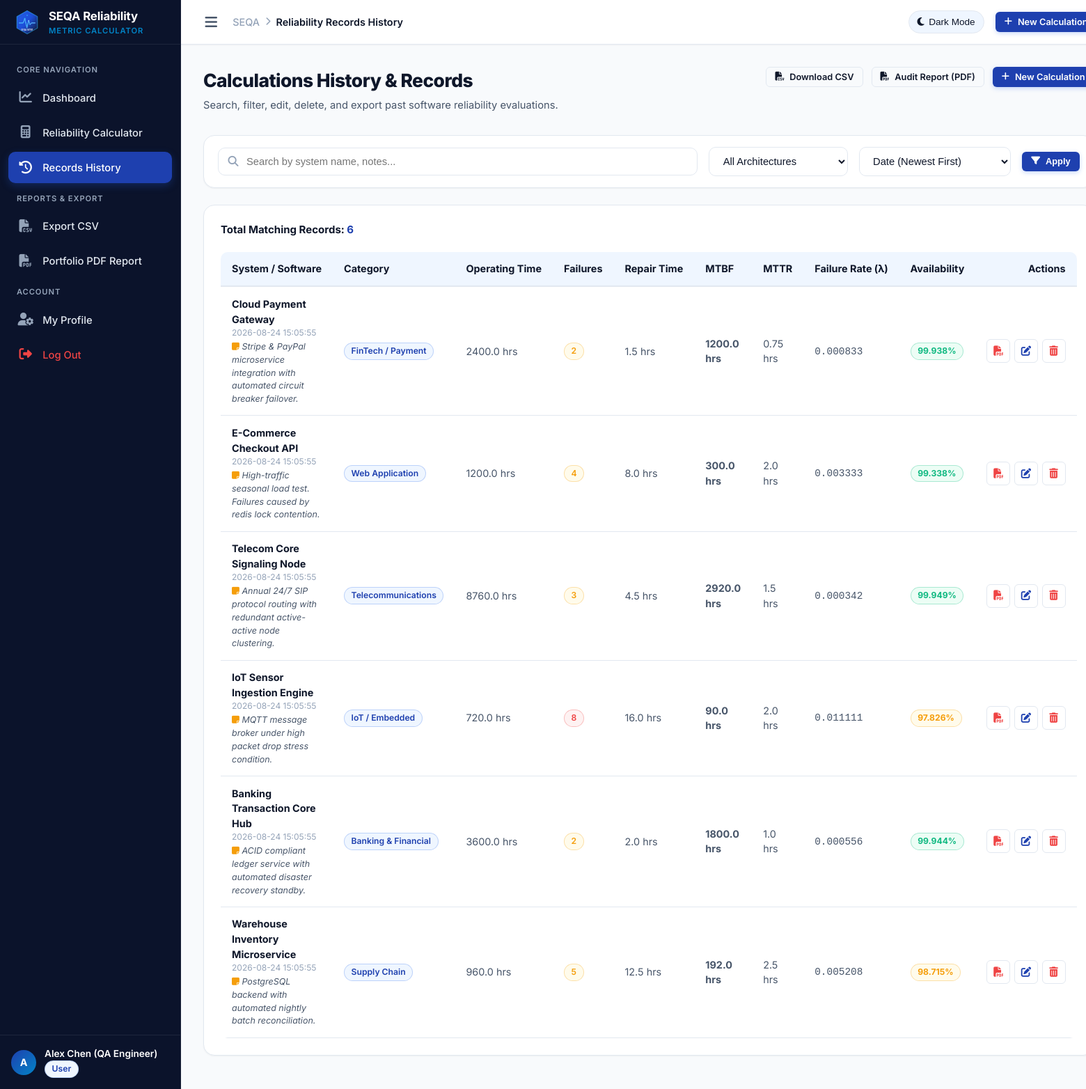
The app's page /history (signed in) with its own data.
### tables this page shows
CREATE TABLE users (
            id INTEGER PRIMARY KEY AUTOINCREMENT,
            name TEXT NOT NULL,
            email TEXT UNIQUE NOT NULL,
            password TEXT NOT NULL,
            role TEXT DEFAULT 'user',
            created_at TIMESTAMP DEFAULT CURRENT_TIMESTAMP
        );

CREATE TABLE reliability_records (
            id INTEGER PRIMARY KEY AUTOINCREMENT,
            user_id INTEGER NOT NULL,
            system_name TEXT NOT NULL,
            category TEXT DEFAULT 'General Software',
            operating_time REAL NOT NULL,
            failures INTEGER NOT NULL,
            repair_time REAL NOT NULL,
            mtbf REAL NOT NULL,
            mttr REAL NOT NULL,
            failure_rate REAL NOT NULL,
            availability REAL NOT NULL,
            notes TEXT,
            created_at TIMESTAMP DEFAULT CURRENT_TIMESTAMP,
            updated_at TIMESTAMP DEFAULT CURRENT_TIMESTAMP,
            FOREIGN KEY (user_id) REFERENCES users (id) ON DELETE CASCADE
        );

### routes.py (the view)
@main_bp.route('/history')
@login_required
def history():
    user_id = session['user_id']
    is_admin = session.get('user_role') == 'admin'
    search = request.args.get('search', '').strip()
    category = request.args.get('category', 'All').strip()
    sort_by = request.args.get('sort_by', 'created_at')
    sort_order = request.args.get('sort_order', 'DESC')
    page = request.args.get('page', 1, type=int)
    per_page = request.args.get('per_page', 8, type=int)
    query_user_id = None if (is_admin and request.args.get('view_all') == '1') else user_id
    total_records = models.count_records(user_id=query_user_id, search=search, category=category)
    total_pages = max(1, (total_records + per_page - 1) // per_page)
    page = max(1, min(page, total_pages))
    offset = (page - 1) * per_page
    records = models.get_records(
        user_id=query_user_id,
        search=search,
        category=category,
        sort_by=sort_by,
        sort_order=sort_order,
        limit=per_page,
        offset=offset
    )
    return render_template(
        'history.html',
        records=records,
        total_records=total_records,
        current_page=page,
        total_pages=total_pages,
        per_page=per_page,
        search=search,
        category=category,
        sort_by=sort_by,
        sort_order=sort_order,
        is_admin=is_admin,
        view_all=request.args.get('view_all', '0')
    )

### models.py (called while the page is built)
def get_db(db_path=None):
    path = db_path or DB_FILE
    conn = sqlite3.connect(path)
    conn.row_factory = sqlite3.Row
    conn.execute("PRAGMA foreign_keys = ON")
    return conn

def get_user_by_id(user_id, db_path=None):
    conn = get_db(db_path)
    cursor = conn.cursor()
    cursor.execute("SELECT * FROM users WHERE id = ?", (user_id,))
    user = cursor.fetchone()
    conn.close()
    return user

def count_records(user_id=None, search=None, category=None, db_path=None):
    conn = get_db(db_path)
    cursor = conn.cursor()
    query = "SELECT COUNT(*) AS total FROM reliability_records r WHERE 1=1"
    params = []
    if user_id is not None:
        query += " AND r.user_id = ?"
        params.append(user_id)
    if search:
        query += " AND (r.system_name LIKE ? OR r.notes LIKE ? OR r.category LIKE ?)"
        pattern = f"%{search.strip()}%"
        params.extend([pattern, pattern, pattern])
    if category and category != 'All':
        query += " AND r.category = ?"
        params.append(category.strip())
    cursor.execute(query, params)
    total = cursor.fetchone()['total']
    conn.close()
    return total

### routes.py (called while the page is built)
def login_required(f):
    @wraps(f)
    def decorated_function(*args, **kwargs):
        if 'user_id' not in session:
            flash("Please log in to access this page.", "warning")
            return redirect(url_for('main.login', next=request.url))
        return f(*args, **kwargs)
    return decorated_function

@main_bp.app_context_processor
def inject_global_vars():
    user = None
    if 'user_id' in session:
        user = models.get_user_by_id(session['user_id'])
    return {
        'current_user': user,
        'current_year': datetime.now().year,
        'app_name': "Software Reliability Metric Calculator",
        'subject_code': "SEQA - CS601"
    }

### templates/history.html (shortened to what this page needs)
{% extends "base.html" %}
{% block page_name %}Reliability Records History{% endblock %}
{% block content %}
<div class="page-header">
  <div>
    <h1 class="page-title">Calculations History & Records</h1>
    <p class="page-subtitle">Search, filter, edit, delete, and export past software reliability evaluations.</p>
  </div>
  <div style="display: flex; gap: 0.75rem; flex-wrap: wrap;">
    <a href="{{ url_for('main.export_csv') }}" class="btn btn-outline btn-sm">
      <i class="fas fa-file-csv"></i> Download CSV
    </a>
    <a href="{{ url_for('main.export_summary_pdf') }}" class="btn btn-outline btn-sm">
      <i class="fas fa-file-pdf"></i> Audit Report (PDF)
    </a>
    <a href="{{ url_for('main.calculator') }}" class="btn btn-primary btn-sm">
      <i class="fas fa-plus"></i> New Calculation
    </a>
  </div>
</div>
<div class="card" style="margin-bottom: 1.5rem; padding: 1rem 1.25rem;">
  <div style="display: flex; gap: 1rem; flex-wrap: wrap; align-items: center; justify-content: space-between;">
    <div style="flex: 1; min-width: 260px; position: relative;">
      <div class="input-group">
        <input type="text" id="historySearchInput" class="form-control input-with-icon"
               placeholder="Search by system name, notes..." value="{{ search }}">
      </div>
    </div>
    <div style="min-width: 180px;">
      <select id="historyCategoryFilter" class="form-control">
        <option value="All" {% if category == 'All' or not category %}selected{% endif %}>All Architectures</option>
      </select>
    </div>
    <div style="min-width: 180px;">
      <select id="historySortBy" class="form-control">
        <option value="created_at-DESC" {% if sort_by == 'created_at' and sort_order == 'DESC' %}selected{% endif %}>Date (Newest First)</option>
      </select>
    </div>
    <button type="button" class="btn btn-primary btn-sm" onclick="applyFilters()">
      <i class="fas fa-filter"></i> Apply
    </button>
  </div>
</div>
<div class="card">
  <div class="card-header">
    <div style="font-weight: 700; color: var(--text-primary);">
      Total Matching Records: <span style="color: var(--primary);">{{ total_records }}</span>
    </div>
  </div>
  <div class="table-responsive">
    <table class="data-table">
      <thead>
        <tr>
          <th>System / Software</th>
          <th>Category</th>
          <th>Operating Time</th>
          <th>Failures</th>
          <th>Repair Time</th>
          <th>MTBF</th>
          <th>MTTR</th>
          <th>Failure Rate (&lambda;)</th>
          <th>Availability</th>
          <th style="text-align: right;">Actions</th>
        </tr>
      </thead>
      <tbody>
        {% for r in records %}
        <tr id="row-{{ r.id }}" {% if request.args.get('highlight')|int == r.id %}style="background-color: var(--primary-light);"{% endif %}>
          <td>
            <div style="font-weight: 700; color: var(--text-primary);">{{ r.system_name }}</div>
            <div style="font-size: 0.75rem; color: var(--text-muted);">
              {{ r.created_at }} {% if is_admin and view_all == '1' %}&bull; By {{ r.author_name }}{% endif %}
            </div>
            {% if r.notes %}
            <div style="font-size: 0.78rem; color: var(--text-secondary); margin-top: 2px; font-style: italic;">
              <i class="fas fa-sticky-note" style="color: var(--warning);"></i> {{ r.notes }}
            </div>
            {% endif %}
          </td>
          <td><span class="badge badge-primary">{{ r.category }}</span></td>
          <td>{{ r.operating_time }} hrs</td>
          <td>
            <span class="badge {% if r.failures == 0 %}badge-success{% elif r.failures > 5 %}badge-danger{% else %}badge-warning{% endif %}">
              {{ r.failures }}
            </span>
          </td>
          <td>{{ r.repair_time }} hrs</td>
          <td><b>{{ r.mtbf }} hrs</b></td>
          <td>{{ r.mttr }} hrs</td>
          <td><code>{{ "%.6f"|format(r.failure_rate) }}</code></td>
          <td>
            <span class="badge {% if r.availability >= 99.0 %}badge-success{% elif r.availability >= 95.0 %}badge-warning{% else %}badge-danger{% endif %}">
              <b>{{ "%.3f"|format(r.availability) }}%</b>
            </span>
          </td>
          <td style="text-align: right;">
            <div style="display: inline-flex; gap: 0.35rem;">
              <a href="{{ url_for('main.export_single_pdf', record_id=r.id) }}" class="btn btn-outline btn-icon" title="Export PDF Audit Report">
                <i class="fas fa-file-pdf" style="color: var(--danger);"></i>
              </a>
              <button type="button" class="btn btn-outline btn-icon" title="Edit Record" onclick="openEditModal({{ r.id }})">
                <i class="fas fa-edit" style="color: var(--primary);"></i>
              </button>
              <button type="button" class="btn btn-outline btn-icon" title="Delete Record" onclick="confirmDeleteRecord({{ r.id }}, '{{ r.system_name | replace("'", "\\'") }}')">
                <i class="fas fa-trash-alt" style="color: var(--danger);"></i>
              </button>
            </div>
          </td>
        </tr>
        {% endfor %}
      </tbody>
    </table>
  </div>
</div>
{% endblock %}

### templates/base.html (shortened to what this page needs)
<!DOCTYPE html>
<html lang="en" data-theme="light">
<head>
  <link rel="stylesheet" href="https://cdnjs.cloudflare.com/ajax/libs/font-awesome/6.4.2/css/all.min.css">
  <link rel="stylesheet" href="{{ url_for('static', filename='css/styles.css') }}">
</head>
<body>
  <div class="app-container">
    {% if session.get('user_id') %}
    <aside class="sidebar">
      <div class="sidebar-header">
        <img src="{{ url_for('static', filename='images/logo.svg') }}" alt="SEQA Logo" class="sidebar-logo">
        <div>
          <div class="sidebar-title">SEQA Reliability</div>
          <div class="sidebar-subtitle">Metric Calculator</div>
        </div>
      </div>
      <nav class="sidebar-nav">
        <div class="nav-section-title">Core Navigation</div>
        <a href="{{ url_for('main.dashboard') }}" class="nav-item {% if request.endpoint == 'main.dashboard' %}active{% endif %}">
          <i class="fas fa-chart-line"></i>
          <span>Dashboard</span>
        </a>
        <a href="{{ url_for('main.calculator') }}" class="nav-item {% if request.endpoint == 'main.calculator' %}active{% endif %}">
          <i class="fas fa-calculator"></i>
          <span>Reliability Calculator</span>
        </a>
        <a href="{{ url_for('main.history') }}" class="nav-item {% if request.endpoint == 'main.history' %}active{% endif %}">
          <i class="fas fa-history"></i>
          <span>Records History</span>
        </a>
        <div class="nav-section-title">Reports & Export</div>
        <a href="{{ url_for('main.export_csv') }}" class="nav-item" title="Download entire dataset as CSV">
          <i class="fas fa-file-csv"></i>
          <span>Export CSV</span>
        </a>
        <a href="{{ url_for('main.export_summary_pdf') }}" class="nav-item" title="Generate multi-system audit PDF">
          <i class="fas fa-file-pdf"></i>
          <span>Portfolio PDF Report</span>
        </a>
        <div class="nav-section-title">Account</div>
        <a href="{{ url_for('main.profile') }}" class="nav-item {% if request.endpoint == 'main.profile' %}active{% endif %}">
          <i class="fas fa-user-cog"></i>
          <span>My Profile</span>
        </a>
        <a href="{{ url_for('main.logout') }}" class="nav-item" style="color: var(--danger);">
          <i class="fas fa-sign-out-alt" style="color: var(--danger);"></i>
          <span>Log Out</span>
        </a>
      </nav>
      <div class="sidebar-footer">
        <div class="user-avatar-sm">
          {{ session.get('user_name', 'U')[0] | upper }}
        </div>
        <div class="sidebar-user-info">
          <div class="sidebar-user-name">{{ session.get('user_name', 'User') }}</div>
          <div class="sidebar-user-role">
            <span class="badge {% if session.get('user_role') == 'admin' %}badge-danger{% else %}badge-primary{% endif %}">
              {{ session.get('user_role', 'user') | capitalize }}
            </span>
          </div>
        </div>
      </div>
    </aside>
    <div class="main-wrapper">
      <header class="topbar">
        <div class="topbar-left">
          <button class="menu-toggle-btn" id="sidebarToggleBtn" aria-label="Toggle navigation">
            <i class="fas fa-bars"></i>
          </button>
          <div class="breadcrumb-area">
            <span style="font-weight: 500;">SEQA</span>
            <i class="fas fa-chevron-right" style="font-size: 0.75rem;"></i>
            <span class="breadcrumb-active">{% block page_name %}Overview{% endblock %}</span>
          </div>
        </div>
        <div class="topbar-right">
          <button class="theme-btn" id="themeToggleBtn" title="Switch Theme">
            <i class="fas fa-moon" id="themeIcon"></i>
            <span id="themeText">Dark Mode</span>
          </button>
          <a href="{{ url_for('main.calculator') }}" class="btn btn-primary btn-sm">
            <i class="fas fa-plus"></i> New Calculation
          </a>
        </div>
      </header>
      <main class="page-content animate-fade-in">
        {% block content %}{% endblock %}
      </main>
    </div>
    {% else %}
    <main style="width: 100%;">
      {% block auth_content %}{% endblock %}
    </main>
    {% endif %}
  </div>
</body>
</html>

### records on screen
users: get "Alex Chen (QA Engineer)", get "User"
reliability_records: system_name "Cloud Payment Gateway", created_at "2026-08-24 15:05:55", notes "Stripe & PayPal microservice integration with automated circuit breaker failover.", category "FinTech / Payment", operating_time "2400.0", failures "2", repair_time "1.5", mtbf "1200.0", mttr "0.75", failure_rate "0.000833", availability "99.938"
reliability_records: system_name "E-Commerce Checkout API", created_at "2026-08-24 15:05:55", notes "High-traffic seasonal load test. Failures caused by redis lock contention.", category "Web Application", operating_time "1200.0", failures "4", repair_time "8.0", mtbf "300.0", mttr "2.0", failure_rate "0.003333", availability "99.338"
reliability_records: system_name "Telecom Core Signaling Node", created_at "2026-08-24 15:05:55", notes "Annual 24/7 SIP protocol routing with redundant active-active node clustering.", category "Telecommunications", operating_time "8760.0", failures "3", repair_time "4.5", mtbf "2920.0", mttr "1.5", failure_rate "0.000342", availability "99.949"
reliability_records: system_name "IoT Sensor Ingestion Engine", created_at "2026-08-24 15:05:55", notes "MQTT message broker under high packet drop stress condition.", category "IoT / Embedded", operating_time "720.0", failures "8", repair_time "16.0", mtbf "90.0", mttr "2.0", failure_rate "0.011111", availability "97.826"
reliability_records: system_name "Banking Transaction Core Hub", created_at "2026-08-24 15:05:55", notes "ACID compliant ledger service with automated disaster recovery standby.", category "Banking & Financial", operating_time "3600.0", failures "2", repair_time "2.0", mtbf "1800.0", mttr "1.0", failure_rate "0.000556", availability "99.944"
reliability_records: system_name "Warehouse Inventory Microservice", created_at "2026-08-24 15:05:55", notes "PostgreSQL backend with automated nightly batch reconciliation.", category "Supply Chain", operating_time "960.0", failures "5", repair_time "12.5", mtbf "192.0", mttr "2.5", failure_rate "0.005208", availability "98.715"

### other values on screen
{{ session.get('user_name', 'U')[0] | upper }} "A"
{{ total_records }} "6"
